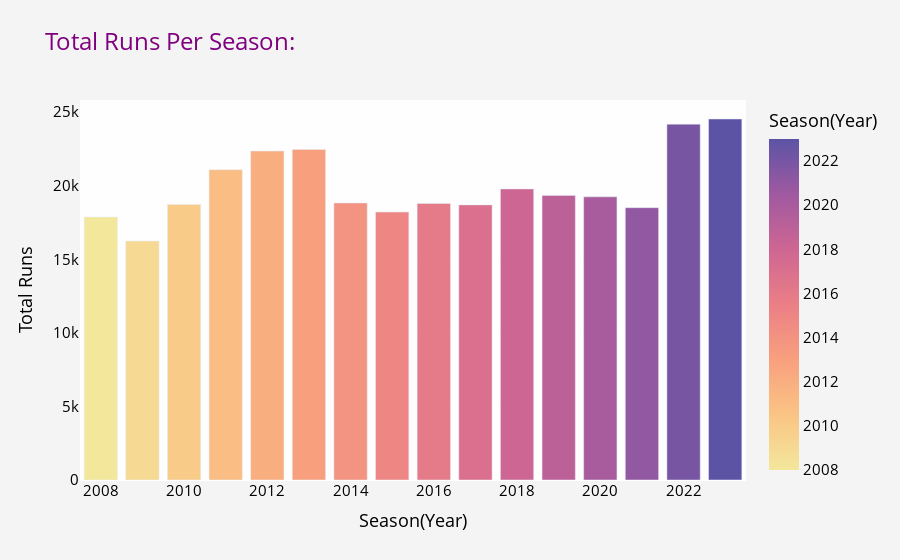

Source (notebook cell):
### Code cell
# Create a bar plot with Plotly
fig = px.bar(season_runs, x='season', y='runs', 
             title='Total Runs Per Season:', 
             labels={'season': 'Season(Year)', 'runs': 'Total Runs'},
             color='season', color_continuous_scale='sunset')
fig.update_layout(
    plot_bgcolor='rgba(255, 255, 255, 0.85)', 
    paper_bgcolor='rgba(243, 243, 243, 0.9)',  
    title_font=dict(size=24, color='purple'),   
    font=dict(size=15, color='Black')        
)
fig.show()

### Figure 1 — Plotly figure (JSON) as saved in the notebook; plotly's stock layout.template omitted (floating-point values rounded to 4 significant figures)
{"data": [{"alignmentgroup": "True", "hovertemplate": "Season(Year)=%{marker.color}<br>Total Runs=%{y}<extra></extra>", "legendgroup": "", "marker": {"color": [2008, 2009, 2010, 2011, 2012, 2013, 2014, 2015, 2016, 2017, 2018, 2019, 2020, 2021, 2022, 2023], "coloraxis": "coloraxis", "pattern": {"shape": ""}}, "name": "", "offsetgroup": "", "orientation": "v", "showlegend": false, "textposition": "auto", "type": "bar", "x": [2008, 2009, 2010, 2011, 2012, 2013, 2014, 2015, 2016, 2017, 2018, 2019, 2020, 2021, 2022, 2023], "xaxis": "x", "y": [17875, 16243, 18726, 21087, 22357, 22463, 18827, 18211, 18798, 18698, 19781, 19343, 19244, 18508, 24184, 24535], "yaxis": "y"}], "layout": {"autosize": true, "barmode": "relative", "coloraxis": {"colorbar": {"title": {"text": "Season(Year)"}}, "colorscale": [[0, "rgb(243, 231, 155)"], [0.1667, "rgb(250, 196, 132)"], [0.3333, "rgb(248, 160, 126)"], [0.5, "rgb(235, 127, 134)"], [0.6667, "rgb(206, 102, 147)"], [0.8333, "rgb(160, 89, 160)"], [1, "rgb(92, 83, 165)"]]}, "font": {"color": "Black", "size": 15}, "legend": {"tracegroupgap": 0}, "paper_bgcolor": "rgba(243, 243, 243, 0.9)", "plot_bgcolor": "rgba(255, 255, 255, 0.85)", "title": {"font": {"color": "purple", "size": 24}, "text": "Total Runs Per Season:"}, "xaxis": {"anchor": "y", "autorange": true, "domain": [0, 1], "range": [2008.0, 2024.0], "title": {"text": "Season(Year)"}, "type": "linear"}, "yaxis": {"anchor": "x", "autorange": true, "domain": [0, 1], "range": [0, 25830.0], "title": {"text": "Total Runs"}, "type": "linear"}}}
